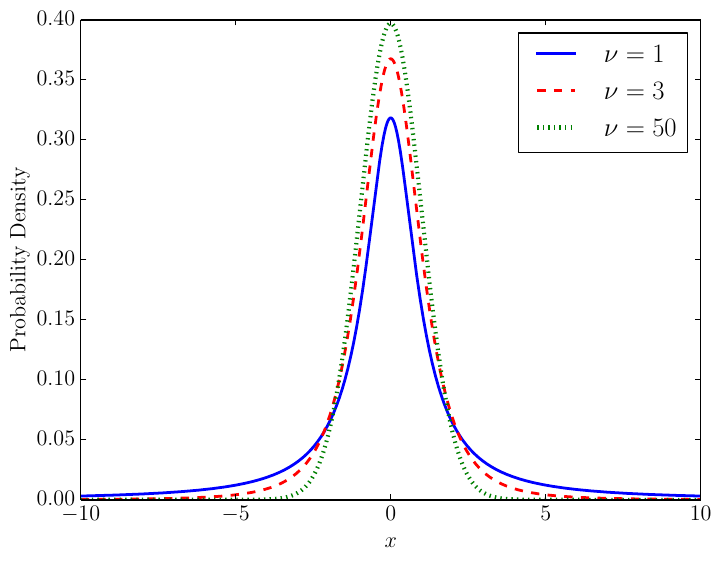

Source code (Python):
from pylab import *
from scipy.special import gamma as gam

# Make t distribution figure
rc("font", size=16, family="serif", serif="Computer Sans")
rc("text", usetex=True)

x = linspace(-10, 10, 5001)

nu1, nu2, nu3 = 1., 3., 50.
p1 = gam((nu1 + 1.)/2.)/gam(nu1/2.)/sqrt(pi*nu1)*(1. + x**2/nu1)**(-(nu1 + 1.)/2.)
p2 = gam((nu2 + 1.)/2.)/gam(nu2/2.)/sqrt(pi*nu2)*(1. + x**2/nu2)**(-(nu2 + 1.)/2.)
p3 = gam((nu3 + 1.)/2.)/gam(nu3/2.)/sqrt(pi*nu3)*(1. + x**2/nu3)**(-(nu3 + 1.)/2.)

plot(x, p1, 'b', linewidth=2, label='$\\nu=1$')
plot(x, p2, 'r--', linewidth=2, label='$\\nu=3$')
plot(x, p3, 'g:', linewidth=3, label='$\\nu=50$')
xlabel('$x$')
ylabel('Probability Density')
legend()
savefig('tdist.pdf', bbox_inches='tight')
show()

